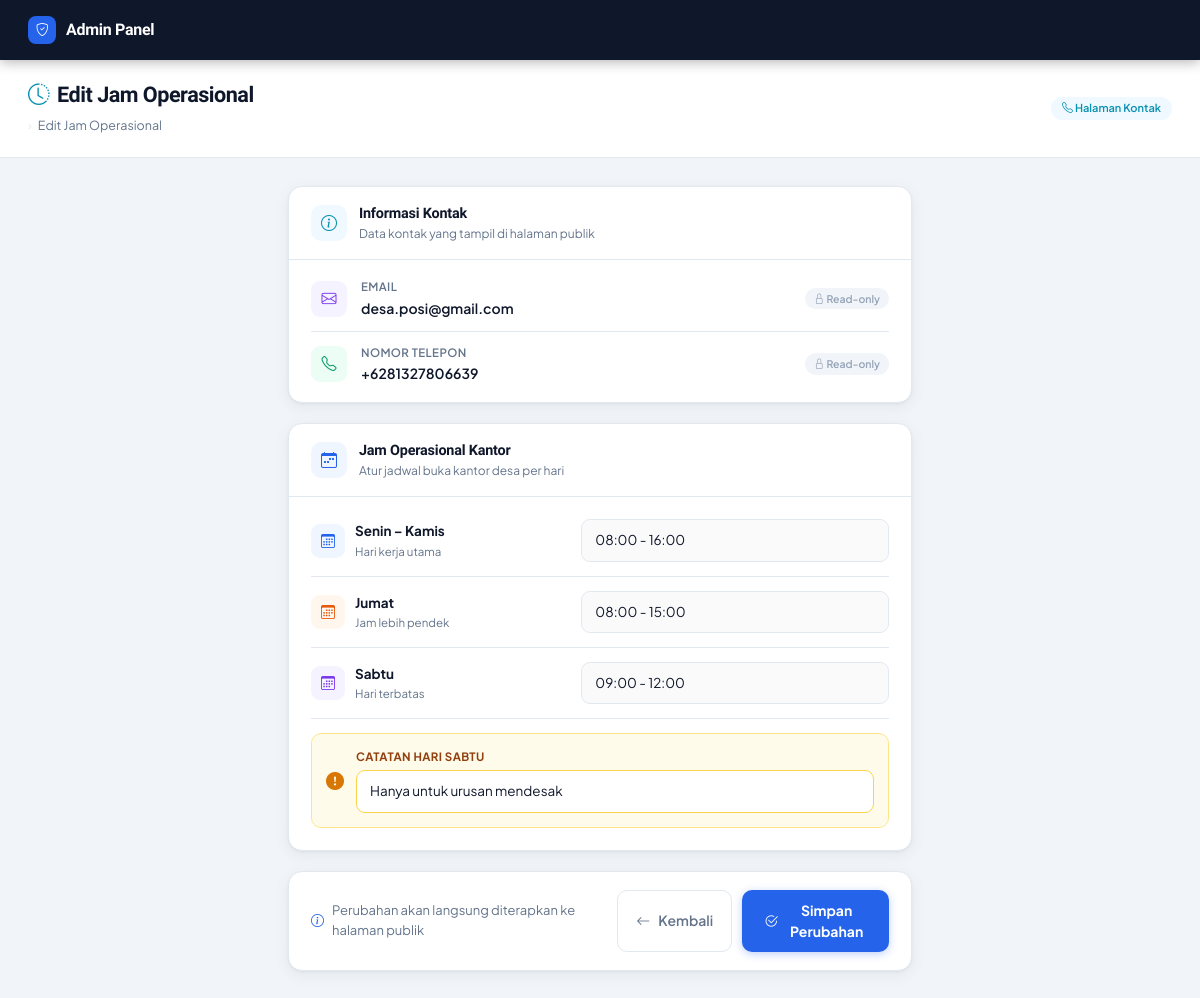
Page /edit_contact.php (signed in) on the committed database.
### tables this page shows
CREATE TABLE `page_content` (
  `id` int(11) NOT NULL,
  `page_name` varchar(50) NOT NULL,
  `content_data` text DEFAULT NULL,
  `updated_at` timestamp NOT NULL DEFAULT current_timestamp() ON UPDATE current_timestamp(),
  `updated_by` int(11) DEFAULT NULL
);

### util.php (called while the page is built, shortened)
<?php
function esc($s) { return htmlspecialchars($s ?? '', ENT_QUOTES | ENT_SUBSTITUTE, 'UTF-8'); }
?>

### edit_contact.php (the view, shortened to what this page needs)
<?php
require_once __DIR__ . '/../helpers/util.php';
require_once __DIR__ . '/../config/koneksi.php';
$content = [];
try {
    $result = @$conn->query("SELECT content_data FROM page_content WHERE page_name = 'contact'");
    if($result && $result->num_rows > 0) {
        $row = $result->fetch_assoc();
        $content = json_decode($row['content_data'], true) ?? [];
    }
} catch (Exception $e) { $content = []; }
$defaults = [
    'hero_title' => 'Hubungi Kami',
    'hero_subtitle' => 'Kami siap membantu Anda. Jangan ragu untuk menghubungi kami!',
    'email' => 'desa.posi@gmail.com',
    'phone' => '+6281327806639',
    'schedule_mon_thu' => '08:00 - 16:00',
    'schedule_fri' => '08:00 - 15:00',
    'schedule_sat' => '09:00 - 12:00',
    'schedule_sat_note' => 'Hanya untuk urusan mendesak'
];
$content = array_merge($defaults, $content);
?>
<!DOCTYPE html>
<html lang="id">
<head>
    <link href="https://cdn.jsdelivr.net/npm/bootstrap@5.3.2/dist/css/bootstrap.min.css" rel="stylesheet">
    <link rel="stylesheet" href="https://cdn.jsdelivr.net/npm/bootstrap-icons@1.11.3/font/bootstrap-icons.min.css">
</head>
<body>
<nav class="topnav">
    <a class="topnav-brand" href="dashboard.php">
        <div class="brand-dot"><i class="bi bi-shield-check" style="color:#fff;font-size:13px;"></i></div>
        Admin Panel
    </a>
</nav>
<div class="page-header">
    <div>
        <h1><i class="bi bi-clock-history" style="color:var(--cyan);"></i> Edit Jam Operasional</h1>
        <div class="breadcrumb-trail">
            <span style="color:var(--border);">›</span>
            <span>Edit Jam Operasional</span>
        </div>
    </div>
    <span class="topnav-badge"><i class="bi bi-telephone"></i> Halaman Kontak</span>
</div>
<div class="main-content">
    <div class="info-card">
        <div class="info-header">
            <div class="sicon ic-cyan"><i class="bi bi-info-circle"></i></div>
            <div>
                <div class="section-title">Informasi Kontak</div>
                <div class="section-subtitle">Data kontak yang tampil di halaman publik</div>
            </div>
        </div>
        <div class="info-body">
            <div class="info-row">
                <div class="info-icon-wrap ii-email"><i class="bi bi-envelope"></i></div>
                <div>
                    <div class="info-label">Email</div>
                    <div class="info-value"><?php echo esc($content['email']); ?></div>
                </div>
                <span class="readonly-badge"><i class="bi bi-lock"></i> Read-only</span>
            </div>
            <div class="info-row">
                <div class="info-icon-wrap ii-phone"><i class="bi bi-telephone"></i></div>
                <div>
                    <div class="info-label">Nomor Telepon</div>
                    <div class="info-value"><?php echo esc($content['phone']); ?></div>
                </div>
                <span class="readonly-badge"><i class="bi bi-lock"></i> Read-only</span>
            </div>
        </div>
    </div>
    <form action="edit_contact.php" method="POST">
        <div class="section-card">
            <div class="info-header">
                <div class="sicon ic-blue"><i class="bi bi-calendar-week"></i></div>
                <div>
                    <div class="section-title">Jam Operasional Kantor</div>
                    <div class="section-subtitle">Atur jadwal buka kantor desa per hari</div>
                </div>
            </div>
            <div class="section-body">
                <div class="day-row">
                    <div class="day-info">
                        <div class="day-badge db-week"><i class="bi bi-calendar3"></i></div>
                        <div>
                            <div class="day-name">Senin – Kamis</div>
                            <div class="day-sub">Hari kerja utama</div>
                        </div>
                    </div>
                    <input type="text" class="field-control" id="schedule_mon_thu" name="schedule_mon_thu"
                           placeholder="contoh: 08:00 - 16:00"
                           value="<?php echo esc($content['schedule_mon_thu']); ?>">
                </div>
                <div class="day-row">
                    <div class="day-info">
                        <div class="day-badge db-fri"><i class="bi bi-calendar3"></i></div>
                        <div>
                            <div class="day-name">Jumat</div>
                            <div class="day-sub">Jam lebih pendek</div>
                        </div>
                    </div>
                    <input type="text" class="field-control" id="schedule_fri" name="schedule_fri"
                           placeholder="contoh: 08:00 - 15:00"
                           value="<?php echo esc($content['schedule_fri']); ?>">
                </div>
                <div class="day-row">
                    <div class="day-info">
                        <div class="day-badge db-sat"><i class="bi bi-calendar3"></i></div>
                        <div>
                            <div class="day-name">Sabtu</div>
                            <div class="day-sub">Hari terbatas</div>
                        </div>
                    </div>
                    <input type="text" class="field-control" id="schedule_sat" name="schedule_sat"
                           placeholder="contoh: 09:00 - 12:00"
                           value="<?php echo esc($content['schedule_sat']); ?>">
                </div>
                <div class="note-row">
                    <i class="bi bi-exclamation-circle-fill"></i>
                    <div style="flex:1;">
                        <div class="note-label">Catatan Hari Sabtu</div>
                        <input type="text" class="field-control" id="schedule_sat_note" name="schedule_sat_note"
                               style="background:#fff;border-color:#FCD34D;margin-top:0;"
                               placeholder="contoh: Hanya untuk urusan mendesak"
                               value="<?php echo esc($content['schedule_sat_note']); ?>">
                    </div>
                </div>
            </div>
        </div>
        <div class="action-bar">
            <div class="action-bar-left">
                <i class="bi bi-info-circle"></i>
                Perubahan akan langsung diterapkan ke halaman publik
            </div>
            <div class="btn-group-actions">
                <a href="dashboard.php" class="btn-back">
                    <i class="bi bi-arrow-left"></i> Kembali
                </a>
                <button type="submit" class="btn-save">
                    <i class="bi bi-check2-circle"></i> Simpan Perubahan
                </button>
            </div>
        </div>
    </form>
</div>
</body>
</html>

### rows in the picture
page_content: content_data "desa.posi@gmail.com", content_data "+6281327806639", schedule_mon_thu "08:00 - 16:00", schedule_fri "08:00 - 15:00", schedule_sat "09:00 - 12:00", schedule_sat_note "Hanya untuk urusan mendesak"
